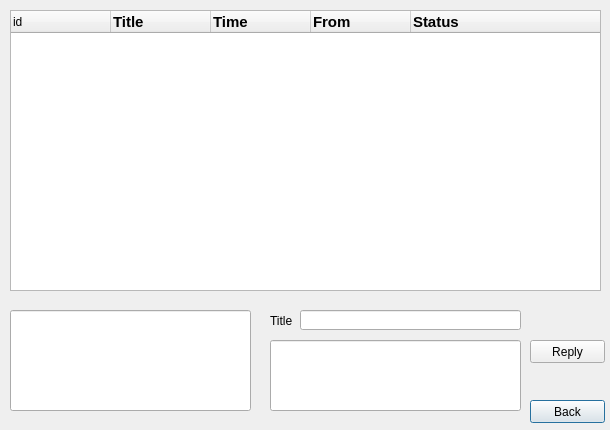
<?xml version="1.0" encoding="UTF-8"?>
<ui version="4.0">
 <class>user_message</class>
 <widget class="QDialog" name="user_message">
  <property name="geometry">
   <rect>
    <x>0</x>
    <y>0</y>
    <width>610</width>
    <height>430</height>
   </rect>
  </property>
  <property name="windowTitle">
   <string>Dialog</string>
  </property>
  <widget class="QTreeWidget" name="mess_preview">
   <property name="geometry">
    <rect>
     <x>10</x>
     <y>10</y>
     <width>591</width>
     <height>281</height>
    </rect>
   </property>
   <column>
    <property name="text">
     <string>id</string>
    </property>
   </column>
   <column>
    <property name="text">
     <string notr="true">Title</string>
    </property>
    <property name="font">
     <font>
      <pointsize>11</pointsize>
      <weight>75</weight>
      <bold>true</bold>
     </font>
    </property>
   </column>
   <column>
    <property name="text">
     <string>Time</string>
    </property>
    <property name="font">
     <font>
      <pointsize>11</pointsize>
      <weight>75</weight>
      <bold>true</bold>
     </font>
    </property>
   </column>
   <column>
    <property name="text">
     <string>From</string>
    </property>
    <property name="font">
     <font>
      <pointsize>11</pointsize>
      <weight>75</weight>
      <bold>true</bold>
     </font>
    </property>
   </column>
   <column>
    <property name="text">
     <string>Status</string>
    </property>
    <property name="font">
     <font>
      <pointsize>11</pointsize>
      <weight>75</weight>
      <bold>true</bold>
     </font>
    </property>
   </column>
  </widget>
  <widget class="QLineEdit" name="mess_box">
   <property name="geometry">
    <rect>
     <x>10</x>
     <y>310</y>
     <width>241</width>
     <height>101</height>
    </rect>
   </property>
   <property name="text">
    <string/>
   </property>
   <property name="alignment">
    <set>Qt::AlignLeading|Qt::AlignLeft|Qt::AlignTop</set>
   </property>
   <property name="readOnly">
    <bool>true</bool>
   </property>
  </widget>
  <widget class="QLineEdit" name="mess_reply">
   <property name="geometry">
    <rect>
     <x>270</x>
     <y>340</y>
     <width>251</width>
     <height>71</height>
    </rect>
   </property>
   <property name="alignment">
    <set>Qt::AlignLeading|Qt::AlignLeft|Qt::AlignTop</set>
   </property>
  </widget>
  <widget class="QLineEdit" name="title">
   <property name="geometry">
    <rect>
     <x>300</x>
     <y>310</y>
     <width>221</width>
     <height>20</height>
    </rect>
   </property>
  </widget>
  <widget class="QPushButton" name="back">
   <property name="geometry">
    <rect>
     <x>530</x>
     <y>400</y>
     <width>75</width>
     <height>23</height>
    </rect>
   </property>
   <property name="text">
    <string>Back</string>
   </property>
  </widget>
  <widget class="QPushButton" name="reply">
   <property name="geometry">
    <rect>
     <x>530</x>
     <y>340</y>
     <width>75</width>
     <height>23</height>
    </rect>
   </property>
   <property name="text">
    <string>Reply</string>
   </property>
  </widget>
  <widget class="QLabel" name="label">
   <property name="geometry">
    <rect>
     <x>270</x>
     <y>310</y>
     <width>47</width>
     <height>21</height>
    </rect>
   </property>
   <property name="text">
    <string>Title</string>
   </property>
  </widget>
 </widget>
 <resources/>
 <connections/>
</ui>
